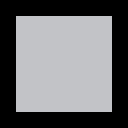

Below is a game level as drawn by its tile map, then a one-line description and the .tmx file that defines it, in full:
An orthogonal 8x8 tile map with 16x16 px tiles, 1 tile layer (Tile Layer 1).

<map version="1.0" orientation="orthogonal" renderorder="left-up" width="8" height="8" tilewidth="16" tileheight="16" nextobjectid="1">
 <tileset firstgid="1" source="Default.tsx" />
 <layer name="Tile Layer 1" width="8" height="8">
  <data encoding="csv">
0,0,0,0,0,0,0,0,
0,8,8,8,8,8,8,0,
0,8,5,5,5,5,8,0,
0,8,5,5,5,5,8,0,
0,8,5,5,5,5,8,0,
0,8,5,5,5,5,8,0,
0,8,8,8,8,8,8,0,
0,0,0,0,0,0,0,0
</data>
 </layer>
</map>
